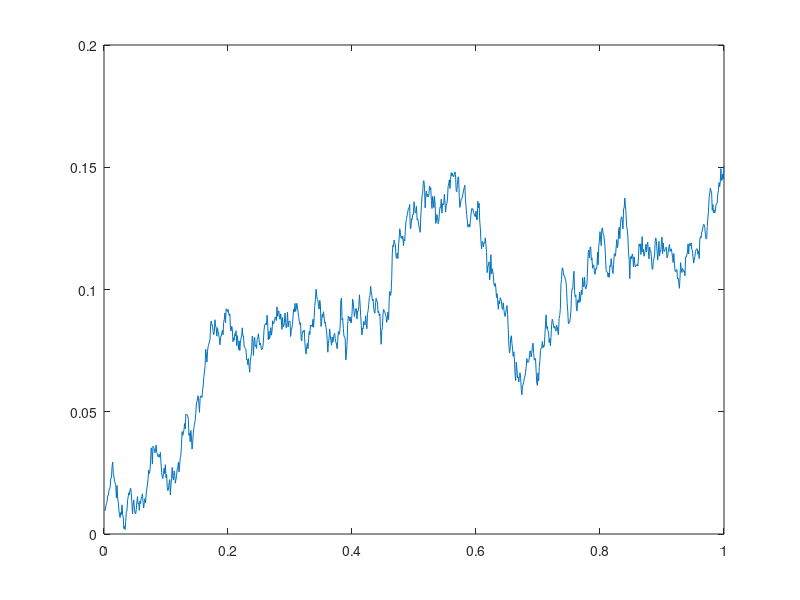

Reproduce this figure in MATLAB. (Note: this script raises an error after producing the figure.)
% https://uk.mathworks.com/help/matlab/ref/fminsearch.html#d123e428544
clear all; clc

% fun = @(x)100*(x(2) - x(1)^2)^2 + (1 - x(1))^2;
f = @(x,a)100*(x(2) - x(1)^2)^2 + (a-x(1))^2; 
t0 = [-1,1.9];
a=3;
fun = @(x)f(x,a);
options = optimset('PlotFcns',@optimplotfval);
[x,fval] = fminsearch(fun,t0,options)

%%
%%% Generate path:
%generate timebase
x_0 = 0.01;
T = 1.0;
N = 1000;
dt = T/N;

% Inverse sampling to get normal
unis =rand(N);
norms = norminv(unis);
check=normpdf(norms,0,1);
plot(norms,check,'.')

% generate path
k=0.1;
sigma = 0.1;
theta = 0.1;
X(1) = x_0;

for i=2:N
    X(i) = X(i-1) * exp(-k*dt) + theta*(1-exp(-k*dt)) + sigma*sqrt((1-exp(-2*k*dt))/(2*k))*norms(i-1);
end

t_grid(1) = 0;
for k=2:N
    t_grid(k) = k*dt;
end

plot(t_grid,X) %Shows the OU path generated

x_excel=[0.01, 0.01178935, 0.013438872, 0.008729023, 0.011549686, 0.009860681, 0.01256937, 0.009693261, 0.01543231, 0.014349636, 0.011756408, 0.010903393, 0.00650562, -0.001079047, -0.003765747];
% X=x_excel;
% N=length(x_excel);
% dt=0.001;

%%% Write the MLE for OU
% alpha = 0.01;
% gammma = 0;
% beta = -0.1;
% sigma = 0.1;
% summ=0;

%optimise!
new_call = multiplying(10,20)
newer_call = multiplying(5,10)

mle_val = ckls_mle(X, 0.01,-0.1,0,0.1,0.001)

f = @(x,a,b,g,s,dt)ckls_mle; 
t0 = [-1,1.9];
a=0.01;
b=-0.1;
g=0;
s=0.1;

fun = @(x)f(x,a);
options = optimset('PlotFcns',@optimplotfval);
[x,fval] = fminsearch(fun,t0,options)

function res = ckls_mle(X,alpha, beta, gammma, sigma, dt)
N=length(X);
res=0;
for j=2:N
    term0 = (sqrt(2 * sigma ^ 2 * pi * dt) * (abs(X(j - 1)) ^ (gammma)));
    term1 = (2 * sigma ^ 2) * dt * (abs(X(j - 1)) ^ (2 * gammma));
    term2 = (X(j) - (X(j - 1) * (1 + beta * dt) + alpha * dt)) ^ 2;
    res = res + log(1 / term0) - (term2 * (1 / term1));
end 
end


function res = multiplying(a,b)
res = a*b;
end


